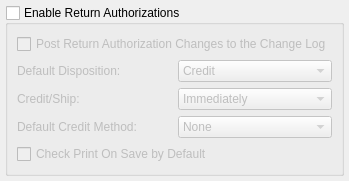
       <widget class="QWidget" name="_returns">
        <attribute name="title">
         <string>Returns</string>
        </attribute>
        <layout class="QGridLayout">
         <property name="margin">
          <number>5</number>
         </property>
         <property name="spacing">
          <number>5</number>
         </property>
         <item row="0" column="0">
          <widget class="QGroupBox" name="_enableReturns">
           <property name="sizePolicy">
            <sizepolicy hsizetype="Fixed" vsizetype="Fixed">
             <horstretch>0</horstretch>
             <verstretch>0</verstretch>
            </sizepolicy>
           </property>
           <property name="focusPolicy">
            <enum>Qt::ClickFocus</enum>
           </property>
           <property name="title">
            <string>Enable Return Authorizations</string>
           </property>
           <property name="checkable">
            <bool>true</bool>
           </property>
           <property name="checked">
            <bool>false</bool>
           </property>
           <layout class="QGridLayout">
            <item row="0" column="0" colspan="2">
             <widget class="QCheckBox" name="_returnAuthChangeLog">
              <property name="focusPolicy">
               <enum>Qt::ClickFocus</enum>
              </property>
              <property name="text">
               <string>Post Return Authorization Changes to the Change Log</string>
              </property>
             </widget>
            </item>
            <item row="1" column="0">
             <widget class="QLabel" name="_dispositionLit">
              <property name="text">
               <string>Default Disposition:</string>
              </property>
             </widget>
            </item>
            <item row="1" column="1">
             <widget class="XComboBox" name="_disposition">
              <property name="focusPolicy">
               <enum>Qt::ClickFocus</enum>
              </property>
              <item>
               <property name="text">
                <string>Credit</string>
               </property>
              </item>
              <item>
               <property name="text">
                <string>Return</string>
               </property>
              </item>
              <item>
               <property name="text">
                <string>Replace</string>
               </property>
              </item>
              <item>
               <property name="text">
                <string>Service</string>
               </property>
              </item>
              <item>
               <property name="text">
                <string>Substitute</string>
               </property>
              </item>
              <item>
               <property name="text">
                <string>[ no default ]</string>
               </property>
              </item>
             </widget>
            </item>
            <item row="2" column="0">
             <widget class="QLabel" name="_timingLit">
              <property name="text">
               <string>Credit/Ship:</string>
              </property>
             </widget>
            </item>
            <item row="2" column="1">
             <widget class="XComboBox" name="_timing">
              <property name="focusPolicy">
               <enum>Qt::ClickFocus</enum>
              </property>
              <item>
               <property name="text">
                <string>Immediately</string>
               </property>
              </item>
              <item>
               <property name="text">
                <string>Upon Receipt</string>
               </property>
              </item>
              <item>
               <property name="text">
                <string>[ no default ]</string>
               </property>
              </item>
             </widget>
            </item>
            <item row="3" column="0">
             <widget class="QLabel" name="_creditByLit">
              <property name="text">
               <string>Default Credit Method:</string>
              </property>
             </widget>
            </item>
            <item row="3" column="1">
             <widget class="XComboBox" name="_creditBy">
              <property name="focusPolicy">
               <enum>Qt::ClickFocus</enum>
              </property>
              <item>
               <property name="text">
                <string>None</string>
               </property>
              </item>
              <item>
               <property name="text">
                <string>Credit Memo</string>
               </property>
              </item>
              <item>
               <property name="text">
                <string>Check</string>
               </property>
              </item>
              <item>
               <property name="text">
                <string>Credit Card</string>
               </property>
              </item>
              <item>
               <property name="text">
                <string>[ no default ]</string>
               </property>
              </item>
             </widget>
            </item>
            <item row="4" column="0" colspan="2">
             <widget class="QCheckBox" name="_printRA">
              <property name="focusPolicy">
               <enum>Qt::ClickFocus</enum>
              </property>
              <property name="text">
               <string>Check Print On Save by Default</string>
              </property>
             </widget>
            </item>
           </layout>
          </widget>
         </item>
         <item row="0" column="1" rowspan="2">
          <spacer>
           <property name="orientation">
            <enum>Qt::Horizontal</enum>
           </property>
           <property name="sizeHint" stdset="0">
            <size>
             <width>0</width>
             <height>20</height>
            </size>
           </property>
          </spacer>
         </item>
         <item row="1" column="0">
          <spacer>
           <property name="orientation">
            <enum>Qt::Vertical</enum>
           </property>
           <property name="sizeType">
            <enum>QSizePolicy::MinimumExpanding</enum>
           </property>
           <property name="sizeHint" stdset="0">
            <size>
             <width>140</width>
             <height>0</height>
            </size>
           </property>
          </spacer>
         </item>
        </layout>
       </widget>
